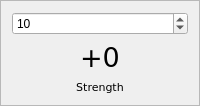
            <widget class="QFrame" name="frame_6">
             <property name="frameShape">
              <enum>QFrame::StyledPanel</enum>
             </property>
             <layout class="QVBoxLayout" name="verticalLayout_8">
              <item>
               <widget class="QSpinBox" name="spinBox_3">
                <property name="maximum">
                 <number>20</number>
                </property>
                <property name="value">
                 <number>10</number>
                </property>
               </widget>
              </item>
              <item>
               <widget class="QLabel" name="label_9">
                <property name="font">
                 <font>
                  <family>DejaVu Sans</family>
                  <pointsize>20</pointsize>
                 </font>
                </property>
                <property name="text">
                 <string>+0</string>
                </property>
                <property name="alignment">
                 <set>Qt::AlignHCenter|Qt::AlignTop</set>
                </property>
               </widget>
              </item>
              <item>
               <widget class="QLabel" name="label_8">
                <property name="font">
                 <font>
                  <family>DejaVu Sans</family>
                  <pointsize>8</pointsize>
                 </font>
                </property>
                <property name="text">
                 <string>Strength</string>
                </property>
                <property name="alignment">
                 <set>Qt::AlignHCenter|Qt::AlignTop</set>
                </property>
               </widget>
              </item>
             </layout>
            </widget>
